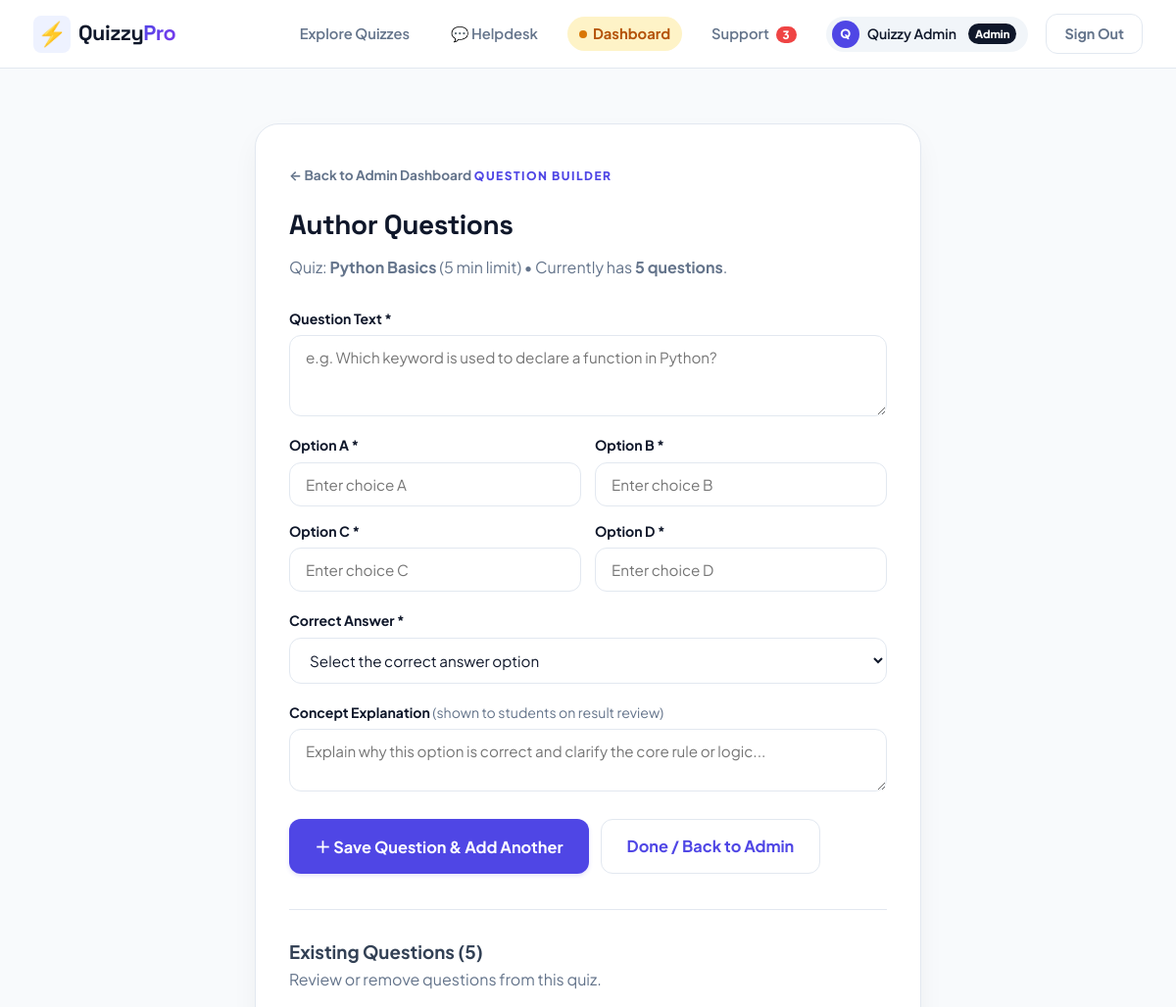
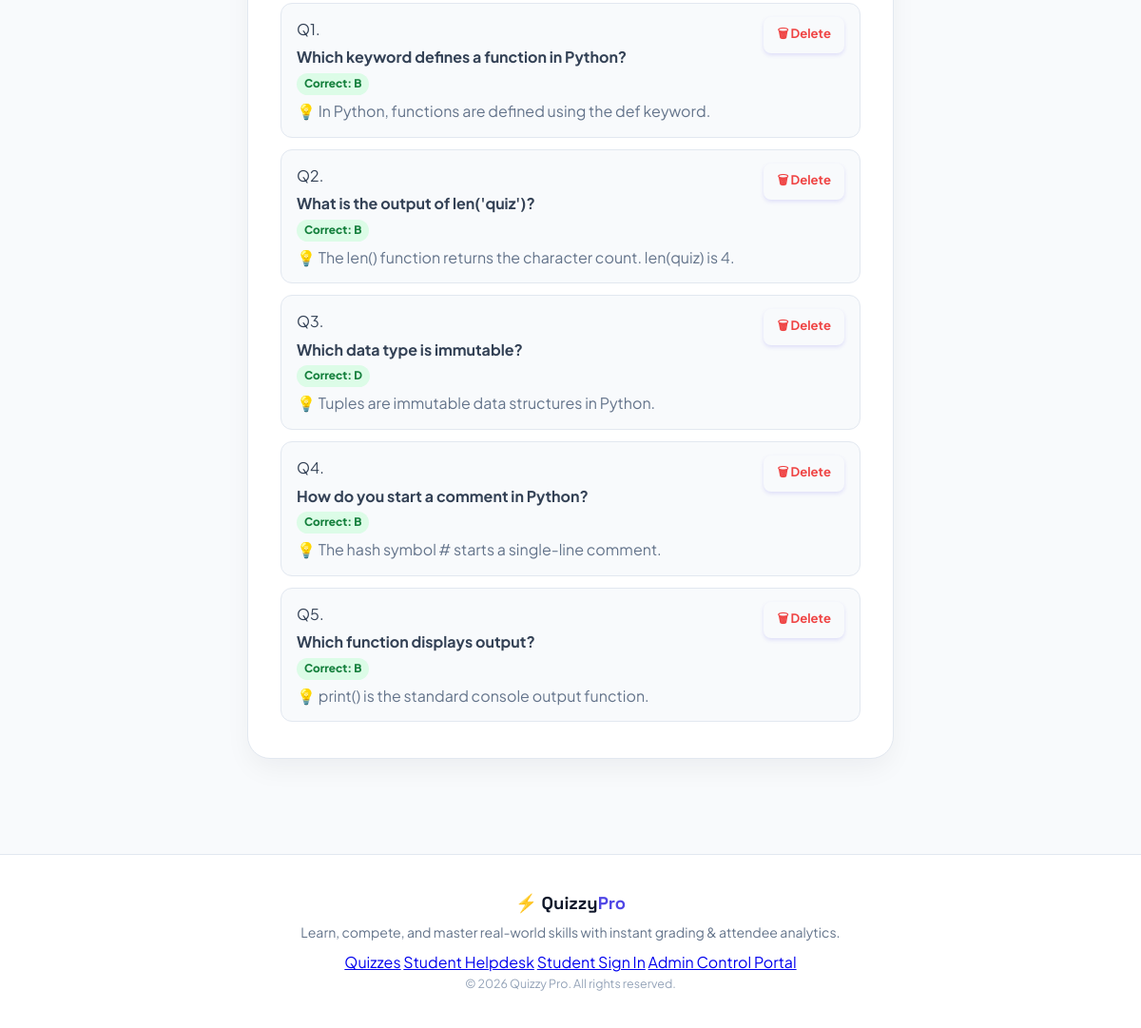
Screenshot of /admin/quiz/1/question (signed in) with the database file from the repository (2 pictures, top to bottom).
### tables this page shows
CREATE TABLE quizzes(
          id INTEGER PRIMARY KEY, title TEXT NOT NULL, description TEXT DEFAULT '',
          duration INTEGER NOT NULL DEFAULT 10, published INTEGER NOT NULL DEFAULT 1, category TEXT DEFAULT 'General', difficulty TEXT DEFAULT 'Medium', created_at TEXT DEFAULT '');

CREATE TABLE questions(
          id INTEGER PRIMARY KEY, quiz_id INTEGER NOT NULL, question TEXT NOT NULL,
          a TEXT NOT NULL, b TEXT NOT NULL, c TEXT NOT NULL, d TEXT NOT NULL,
          correct TEXT NOT NULL, explanation TEXT DEFAULT '', FOREIGN KEY(quiz_id) REFERENCES quizzes(id));

### app.py (the view, shortened to what this page needs)
@app.route("/admin/quiz/<int:quiz_id>/question", methods=["GET", "POST"])
@admin_required
def add_question(quiz_id):
    with db() as con:
        quiz = con.execute("SELECT * FROM quizzes WHERE id=?", (quiz_id,)).fetchone()
    if not quiz:
        flash("Quiz not found.", "warning")
        return redirect(url_for("admin"))
    with db() as con:
        questions = con.execute("""
            SELECT id, question, a, b, c, d, correct, explanation
            FROM questions
            WHERE quiz_id=?
            ORDER BY id ASC
        """, (quiz_id,)).fetchall()
    return render_template("question_form.html", quiz=quiz, questions=questions)

### app.py (called while the page is built)
def db():
    con = sqlite3.connect(DB)
    con.row_factory = sqlite3.Row
    con.execute("PRAGMA foreign_keys = ON;")
    return con

@app.context_processor
def inject_globals():
    user = session.get("user")
    open_tickets = 0
    if user and user.get("role") == "admin":
        try:
            with db() as con:
                row = con.execute("SELECT COUNT(*) AS c FROM helpdesk_tickets WHERE status='Open'").fetchone()
                if row:
                    open_tickets = row["c"]
        except Exception:
            open_tickets = 0
    return {
        "current_user": user,
        "admin_open_tickets": open_tickets
    }

def admin_required(fn):
    @wraps(fn)
    def wrapper(*args, **kwargs):
        user = session.get("user")
        if not user or user.get("role") != "admin":
            flash("Administrator login required. Please sign in through the Admin Portal.", "danger")
            return redirect(url_for("admin_login"))
        return fn(*args, **kwargs)
    return wrapper

### templates/question_form.html (shortened to what this page needs)
{% extends "base.html" %}
{% block content %}
<div class="auth-wrapper form-wrapper-wide">
  <div class="auth-card form-card">
    <div class="auth-header">
      <a href="{{ url_for('admin') }}" class="back-link">← Back to Admin Dashboard</a>
      <div class="eyebrow">QUESTION BUILDER</div>
      <h1 class="auth-title">Author Questions</h1>
      <p class="muted">Quiz: <strong>{{ quiz.title }}</strong> ({{ quiz.duration }} min limit) • Currently has <strong>{{ questions|length }} questions</strong>.</p>
    </div>
    <form method="post" action="{{ url_for('add_question', quiz_id=quiz.id) }}" class="auth-form">
      <div class="form-group">
        <label for="question" class="form-label">Question Text *</label>
        <textarea
          id="question"
          name="question"
          class="form-input form-textarea"
          required
          rows="3"
          autofocus
          placeholder="e.g. Which keyword is used to declare a function in Python?"
        ></textarea>
      </div>
      <div class="options-input-grid">
        {% for k in ['a', 'b', 'c', 'd'] %}
          <div class="form-group">
            <label for="opt-{{ k }}" class="form-label">Option {{ k|upper }} *</label>
            <input
              id="opt-{{ k }}"
              type="text"
              name="{{ k }}"
              class="form-input"
              required
              placeholder="Enter choice {{ k|upper }}"
            >
          </div>
        {% endfor %}
      </div>
      <div class="form-row">
        <div class="form-group flex-1">
          <label for="correct" class="form-label">Correct Answer *</label>
          <select id="correct" name="correct" class="form-input" required>
            <option value="" disabled selected>Select the correct answer option</option>
          </select>
        </div>
      </div>
      <div class="form-group">
        <label for="explanation" class="form-label">Concept Explanation <span class="muted font-normal">(shown to students on result review)</span></label>
        <textarea
          id="explanation"
          name="explanation"
          class="form-input form-textarea"
          rows="2"
          placeholder="Explain why this option is correct and clarify the core rule or logic..."
        ></textarea>
      </div>
      <div class="form-actions-split">
        <button type="submit" class="button button-lg">
          ＋ Save Question & Add Another
        </button>
        <a href="{{ url_for('admin') }}" class="button button-outline button-lg">
          Done / Back to Admin
        </a>
      </div>
    </form>
    {% if questions %}
      <div class="existing-questions-section">
        <div class="existing-q-head">
          <h3>Existing Questions ({{ questions|length }})</h3>
          <span class="muted text-sm">Review or remove questions from this quiz.</span>
        </div>
        <div class="existing-q-list">
          {% for q in questions %}
            <div class="existing-q-item">
              <div class="existing-q-info">
                <span class="q-num">Q{{ loop.index }}.</span>
                <span class="q-text"><strong>{{ q.question }}</strong></span>
                <span class="q-correct-badge">Correct: {{ q.correct|upper }}</span>
                {% if q.explanation %}
                  <div class="q-expl-preview muted text-xs">💡 {{ q.explanation }}</div>
                {% endif %}
              </div>
              <form method="post" action="{{ url_for('delete_question', question_id=q.id) }}" onsubmit="return confirm('Delete this question?');">
                <button type="submit" class="button button-sm button-ghost-danger">🗑 Delete</button>
              </form>
            </div>
          {% endfor %}
        </div>
      </div>
    {% endif %}
  </div>
</div>
{% endblock %}

### static/style.css (style rules this page uses)
:root { --primary: #4f46e5; --primary-hover: #4338ca; --primary-light: #eef2ff; --primary-gradient: linear-gradient(135deg, #4f46e5 0%, #7c3aed 100%); --accent-amber: #f59e0b; --accent-red: #ef4444; --accent-green: #10b981; --bg-page: #f8fafc; --bg-surface: #ffffff; --bg-muted: #f1f5f9; --text-main: #0f172a; --text-body: #334155; --text-muted: #64748b; --text-light: #94a3b8; --border-color: #e2e8f0; --border-focus: #818cf8; --shadow-sm: 0 1px 2px 0 rgba(0, 0, 0, 0.05); --shadow-md: 0 4px 6px -1px rgba(0, 0, 0, 0.07), 0 2px 4px -2px rgba(0, 0, 0, 0.05); --shadow-lg: 0 10px 15px -3px rgba(0, 0, 0, 0.08), 0 4px 6px -4px rgba(0, 0, 0, 0.04); --shadow-card: 0 12px 30px -4px rgba(15, 23, 42, 0.06); --radius-sm: 8px; --radius-md: 12px; --radius-lg: 18px; --radius-pill: 9999px; --font-main: 'Plus Jakarta Sans', system-ui, -apple-system, sans-serif; --font-heading: 'Space Grotesk', system-ui, sans-serif; }
*, *::before, *::after { box-sizing: border-box; margin: 0; padding: 0; }
body { font-family: var(--font-main); background-color: var(--bg-page); color: var(--text-body); line-height: 1.6; min-height: 100vh; display: flex; flex-direction: column; -webkit-font-smoothing: antialiased; }
.eyebrow { display: inline-block; font-size: 0.75rem; font-weight: 800; letter-spacing: 1.5px; color: var(--primary); text-transform: uppercase; margin-bottom: 12px; }
.button { display: inline-flex; align-items: center; justify-content: center; gap: 8px; background: var(--primary); color: white; border: none; border-radius: var(--radius-md); padding: 11px 20px; font-family: var(--font-main); font-size: 0.95rem; font-weight: 700; text-decoration: none; cursor: pointer; transition: all 0.2s ease; box-shadow: 0 2px 4px rgba(79, 70, 229, 0.15); }
.button-lg { padding: 14px 26px; font-size: 1.02rem; border-radius: var(--radius-md); }
.button-sm { padding: 7px 13px; font-size: 0.82rem; border-radius: var(--radius-sm); }
.button-outline { background: transparent; color: var(--primary); border: 1.5px solid var(--border-color); box-shadow: none; }
.muted { color: var(--text-muted); }
.back-link { text-decoration: none; font-size: 0.85rem; font-weight: 700; color: var(--text-muted); display: inline-block; margin-bottom: 4px; }
.auth-wrapper { max-width: 460px; margin: 20px auto; }
.form-wrapper-wide { max-width: 680px; }
.auth-card { background: var(--bg-surface); border: 1px solid var(--border-color); border-radius: 24px; padding: 38px 34px; box-shadow: var(--shadow-card); }
.auth-title { font-family: var(--font-heading); font-size: 1.75rem; font-weight: 800; color: var(--text-main); letter-spacing: -0.5px; margin: 6px 0 8px; }
.auth-form { display: flex; flex-direction: column; gap: 18px; margin: 28px 0 20px; }
.form-group { display: flex; flex-direction: column; gap: 6px; }
.form-group label { font-size: 0.88rem; font-weight: 700; color: var(--text-main); }
.form-group input, .form-group textarea, .form-group select { width: 100%; padding: 12px 16px; border: 1.5px solid var(--border-color); border-radius: var(--radius-md); font-family: var(--font-main); font-size: 0.95rem; color: var(--text-main); background: var(--bg-surface); transition: all 0.2s ease; }
.options-input-grid { display: grid; grid-template-columns: 1fr 1fr; gap: 14px; }
.form-actions-split { display: flex; gap: 12px; margin-top: 10px; }
.existing-questions-section { margin-top: 36px; padding-top: 24px; border-top: 1px solid var(--border-color); }
.font-normal { font-weight: 400; }
.form-textarea { resize: vertical; font-family: inherit; }
.button-ghost-danger { background: transparent; color: #ef4444; border: 1px solid transparent; }
.existing-questions-section { margin-top: 36px; padding-top: 28px; border-top: 1px solid var(--border-color); }
.existing-q-head { margin-bottom: 18px; }
.existing-q-list { display: flex; flex-direction: column; gap: 12px; }
.existing-q-item { display: flex; align-items: flex-start; justify-content: space-between; gap: 16px; padding: 14px 16px; background: #f8fafc; border: 1px solid var(--border-color); border-radius: var(--radius-md); }
.existing-q-info { display: flex; flex-direction: column; gap: 4px; }
.q-correct-badge { font-size: 0.74rem; font-weight: 800; background: #dcfce7; color: #15803d; padding: 2px 8px; border-radius: var(--radius-pill); display: inline-block; align-self: flex-start; }

### rows the page displays
quizzes: title "Python Basics", duration "5"
questions: question "Which keyword defines a function in Python?", correct "B", explanation "In Python, functions are defined using the def keyword."
questions: question "What is the output of len('quiz')?", correct "B", explanation "The len() function returns the character count. len(quiz) is 4."
questions: question "Which data type is immutable?", correct "D", explanation "Tuples are immutable data structures in Python."
questions: question "How do you start a comment in Python?", correct "B", explanation "The hash symbol # starts a single-line comment."
questions: question "Which function displays output?", correct "B", explanation "print() is the standard console output function."

### other values shown
{{ admin_open_tickets }} "3"
{{ current_user.name[:1]|upper }} "Q"
{{ current_user.name }} "Quizzy Admin"
{{ current_user.role|capitalize }} "Admin"
{{ questions|length }} "5"
{{ k|upper }} "A" "B" "C" "D"
